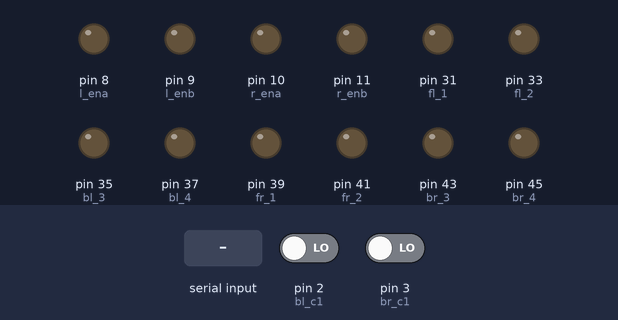
A sketch run on a simulated Arduino Mega 2560, built with avr-gcc and run on an emulated ATmega2560. Parts: output pins drawn as LEDs (lit = HIGH). The test bench sets the inputs (shaded band); at power-on: pin 2 (bl_c1) LOW, pin 3 (br_c1) LOW. Pins used as bus, display or sensor lines are not drawn; what the sketch prints to the serial monitor is not drawn.

Above: at 1.2 s.
1.3 s: "F" received over Serial
At 1.8 s:
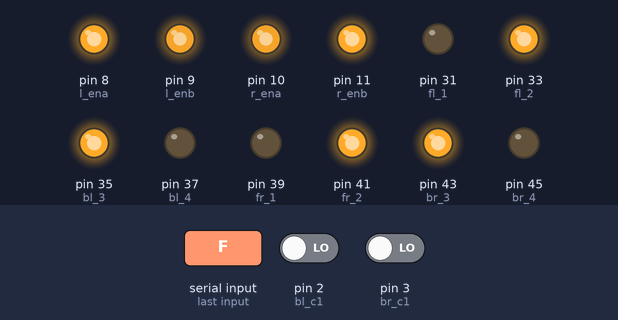
2.8 s: "B" received over Serial
At 4.0 s:
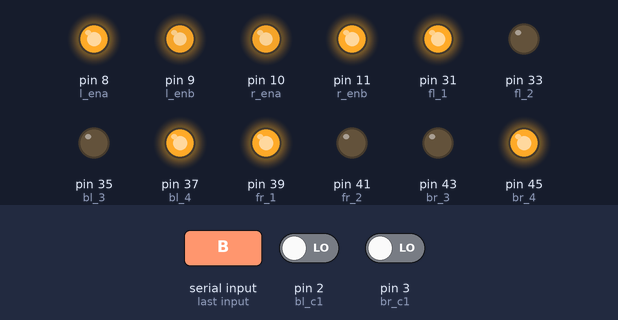
4.3 s: "L" received over Serial
At 5.1 s:
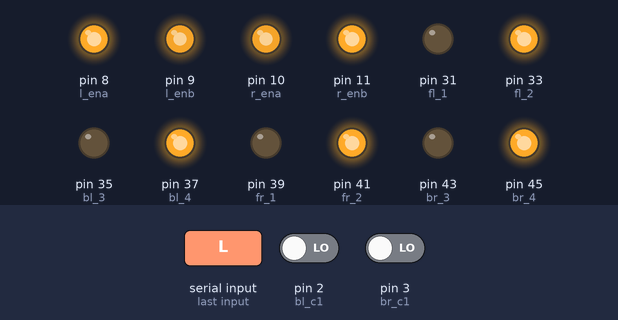
5.8 s: "U" received over Serial
At 6.1 s:
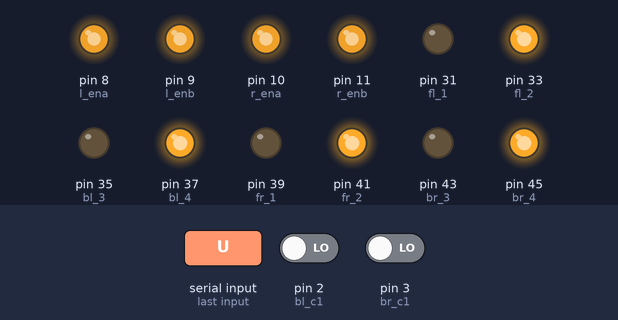
7.3 s: "W" received over Serial
At 8.4 s:
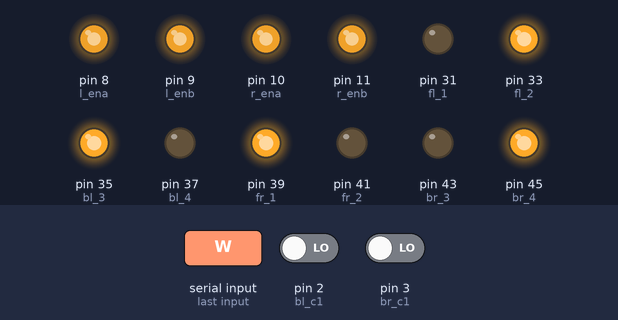
8.8 s: "R" received over Serial
At 9.5 s:
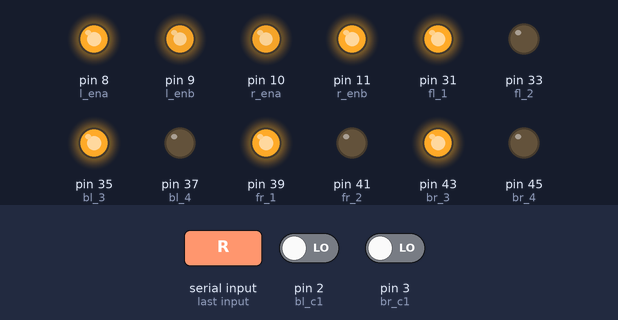
Timing chart, 0 to 11.3 s (numbered marks = the images above; inputs shaded):
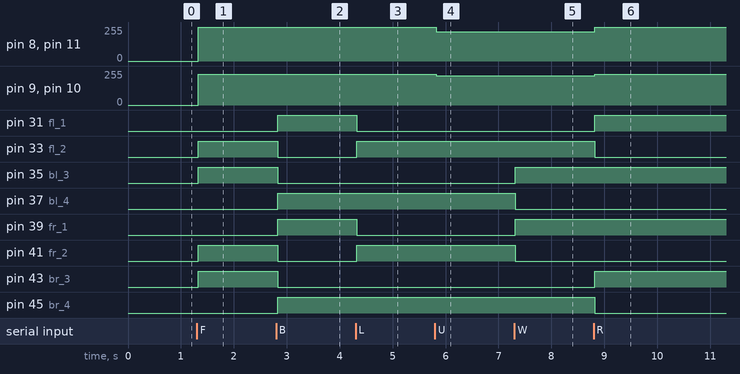

Measured:
- after the input at 1.3 s, pin 8 (l_ena), pin 11 (r_enb): 0/255 → 255/255 at once; pin 9 (l_enb), pin 10 (r_ena): 0/255 → 232/255 at once; pin 33 (fl_2), pin 35 (bl_3), pin 41 (fr_2), pin 43 (br_3): LOW → HIGH at once
- after the input at 2.8 s, pin 31 (fl_1), pin 37 (bl_4), pin 39 (fr_1), pin 45 (br_4): LOW → HIGH at once; pin 33 (fl_2), pin 35 (bl_3), pin 41 (fr_2), pin 43 (br_3): HIGH → LOW at once
- after the input at 4.3 s, pin 31 (fl_1), pin 39 (fr_1): HIGH → LOW at once; pin 33 (fl_2), pin 41 (fr_2): LOW → HIGH at once
- after the input at 5.8 s, pin 8 (l_ena), pin 11 (r_enb): 255/255 → 220/255 at once; pin 9 (l_enb), pin 10 (r_ena): 232/255 → 220/255 at once
- after the input at 7.3 s, pin 35 (bl_3), pin 39 (fr_1): LOW → HIGH at once; pin 37 (bl_4), pin 41 (fr_2): HIGH → LOW at once
- after the input at 8.8 s, pin 8 (l_ena), pin 11 (r_enb): 220/255 → 255/255 at once; pin 9 (l_enb), pin 10 (r_ena): 220/255 → 232/255 at once; pin 31 (fl_1), pin 43 (br_3): LOW → HIGH at once; pin 33 (fl_2), pin 45 (br_4): HIGH → LOW at once

The sketch:

ard_part.ino
```cpp
int p_w_m = 1000;
int p_w_ms = 1020;
int pwtrl = 220;
int pwmrl = 1000;
int pwmrls = 1035;
int fl_1 = 31;
int fl_2 = 33;
int bl_3 = 35;
int bl_4 = 37;
int l_ena = 8;
int l_enb = 9;

int fr_1 = 39;
int fr_2 = 41;
int br_3 = 43;
int br_4 = 45;
int r_ena = 10;
int r_enb = 11;


int vcc_1 = 22;
int gnd_1 = 24;
int vcc_2 = 36;
int gnd_2 = 38;
int vcc_3 = 28;
int gnd_3 = 30;
int vcc_4 = 32;
int gnd_4 = 34;

volatile float dr = 0.0000;
volatile float dl = 0.0000;


float wd = 59.00000;
float mc = 9.700000;

float d = 0.00000;
float tita = 0.0;
float x = 0.0;
float y = 0.0;
float theta = 0.0;


int tot_no_rev = 660;


const int fl_c1 = 21;
const int fl_c2 = 4;

const int fr_c1 = 19;
const int fr_c2 = 7;

const int bl_c1 = 2;
const int bl_c2 = 5;

const int br_c1 = 3;
const int br_c2 = 6;


void setup() {
  // put your setup code here, to run once:
   pinMode(fl_1, OUTPUT);
   pinMode(fl_2, OUTPUT);
   pinMode(bl_3,OUTPUT);
   pinMode(bl_4, OUTPUT);
   pinMode(l_ena, OUTPUT);
   pinMode(l_enb,OUTPUT);


   pinMode(fr_1, OUTPUT);
   pinMode(fr_2, OUTPUT);
   pinMode(br_3,OUTPUT);
   pinMode(br_4, OUTPUT);
   pinMode(r_ena, OUTPUT);
   pinMode(r_enb,OUTPUT);

   Serial.begin(9600);

    pinMode(vcc_1,OUTPUT);
    pinMode(gnd_1,OUTPUT);
    pinMode(vcc_2,OUTPUT);
    pinMode(gnd_2,OUTPUT);
    pinMode(vcc_3,OUTPUT);
    pinMode(gnd_3,OUTPUT);
    pinMode(vcc_4,OUTPUT);
    pinMode(gnd_4,OUTPUT);

    pinMode(bl_c1, INPUT);
    pinMode(br_c2, INPUT);
    pinMode(br_c1, INPUT);
    pinMode(bl_c2, INPUT);

    digitalWrite(vcc_1,HIGH);
    digitalWrite(gnd_1,LOW);
    digitalWrite(vcc_2,HIGH);
    digitalWrite(gnd_2,LOW);
    digitalWrite(vcc_3,HIGH);
    digitalWrite(gnd_3,LOW);
    digitalWrite(vcc_4,HIGH);
    digitalWrite(gnd_4,LOW);


   attachInterrupt(digitalPinToInterrupt(bl_c1), dltick, CHANGE);
   attachInterrupt(digitalPinToInterrupt(br_c1), drtick, CHANGE);


}

void loop() {
  // put your main code here, to run repeatedly
  localize();
  Serial.print(x);
  Serial.print(",");
  Serial.print(y);
  Serial.print(",");
  Serial.println(theta);
if (Serial.available() > 0) {

    char command = Serial.read();
    executeCommand(command);
  }
}

void executeCommand(char command) {
  switch (command) {
    case 'F':
      move_forward();
      break;
    case 'B':
      move_backward();
      break;
    case 'L':
      move_left();
      break;
    case 'U':
      turnleft();
      break;
    case 'W':
      turnright();
      break;
    case 'R':
      move_right();
      break;
    case 'S':
      stop_mec();
      break;
    default:
      stop_mec();
  }

}

void move_forward(){
  analogWrite(l_ena, p_w_m);
  analogWrite(l_enb, p_w_m);
  digitalWrite(fl_1,LOW);
  digitalWrite(fl_2, HIGH);

  digitalWrite(bl_3,HIGH);
  digitalWrite(bl_4, LOW);


  analogWrite(r_ena, p_w_m);
  analogWrite(r_enb, p_w_m);
  digitalWrite(fr_1,LOW);
  digitalWrite(fr_2, HIGH);

  digitalWrite(br_3,HIGH);
  digitalWrite(br_4, LOW);

}

void move_backward(){
  analogWrite(l_ena, p_w_ms);
  analogWrite(l_enb, p_w_m);
  digitalWrite(fl_1,HIGH);
  digitalWrite(fl_2, LOW);

  digitalWrite(bl_3,LOW);
  digitalWrite(bl_4, HIGH);


  analogWrite(r_ena, p_w_m);
  analogWrite(r_enb, p_w_m);
  digitalWrite(fr_1,HIGH);
  digitalWrite(fr_2, LOW);

  digitalWrite(br_3,LOW);
  digitalWrite(br_4, HIGH);

}

void move_right(){
  analogWrite(l_ena, pwmrls);
  analogWrite(l_enb, pwmrl);
  digitalWrite(fl_1,HIGH);
  digitalWrite(fl_2, LOW);

  digitalWrite(bl_3,HIGH);
  digitalWrite(bl_4, LOW);


  analogWrite(r_ena, pwmrl);
  analogWrite(r_enb, pwmrl);
  digitalWrite(fr_1,HIGH);
  digitalWrite(fr_2, LOW);

  digitalWrite(br_3,HIGH);
  digitalWrite(br_4, LOW);

}


void move_left(){
  analogWrite(l_ena, pwmrls);
  analogWrite(l_enb, pwmrl);
  digitalWrite(fl_1,LOW);
  digitalWrite(fl_2, HIGH);

  digitalWrite(bl_3,LOW);
  digitalWrite(bl_4, HIGH);


  analogWrite(r_ena, pwmrl);
  analogWrite(r_enb, pwmrl);
  digitalWrite(fr_1,LOW);
  digitalWrite(fr_2, HIGH);

  digitalWrite(br_3,LOW);
  digitalWrite(br_4, HIGH);

}


void stop_mec(){
  analogWrite(l_ena, 100);
  analogWrite(l_enb, 100);
  digitalWrite(fl_1,LOW);
  digitalWrite(fl_2, LOW);

  digitalWrite(bl_3,LOW);
  digitalWrite(bl_4, LOW);


  analogWrite(r_ena, 100);
  analogWrite(r_enb, 100);
  digitalWrite(fr_1,LOW);
  digitalWrite(fr_2, LOW);

  digitalWrite(br_3,LOW);
  digitalWrite(br_4, LOW);

}

void dltick() {
  if (digitalRead(bl_c1) == digitalRead(bl_c2)) {


    dl += 0.07262384;
  } else {
    dl -= 0.07262384;
  }
}

void drtick() {
  if (digitalRead(br_c1) == digitalRead(br_c2)) {
    dr -= 0.046172;
  } else {
    dr += 0.046172;
  }
}

void localize (){


d = (dr+dl)/2;
tita = (dr-dl)/wd;
theta += tita;
x = x + d*sin(theta);
y = y + d*cos(theta);

dr = 0;
dl = 0;
Serial.print(x);
Serial.print(",");
Serial.print(y);
Serial.print(",");
Serial.println(theta);
}


void test(){

  analogWrite(l_ena,200);
  analogWrite(l_enb,200);
  digitalWrite(fl_1,HIGH);
  digitalWrite(fl_2,LOW);
}

void test2(){
  analogWrite(l_enb,100);
  analogWrite(l_ena,100);
  digitalWrite(bl_3,HIGH);
  digitalWrite(bl_4,LOW);
}

void test3(){
  analogWrite(r_ena, 200);
  analogWrite(r_enb, 200);

  digitalWrite(br_3,HIGH);
  digitalWrite(br_4,LOW);
}

void turnright() {
  analogWrite(l_enb,pwtrl);
  analogWrite(l_ena,pwtrl);
  digitalWrite(bl_3,HIGH);
  digitalWrite(bl_4,LOW);

  analogWrite(r_ena, pwtrl);
  analogWrite(r_enb, pwtrl);
  digitalWrite(fr_1,HIGH);
  digitalWrite(fr_2, LOW);


}

void turnleft() {
  analogWrite(l_enb,pwtrl);
  analogWrite(l_ena,pwtrl);
  digitalWrite(bl_3,LOW);
  digitalWrite(bl_4,HIGH);

  analogWrite(r_ena, pwtrl);
  analogWrite(r_enb, pwtrl);
  digitalWrite(fr_1,LOW);
  digitalWrite(fr_2, HIGH);


}
```
